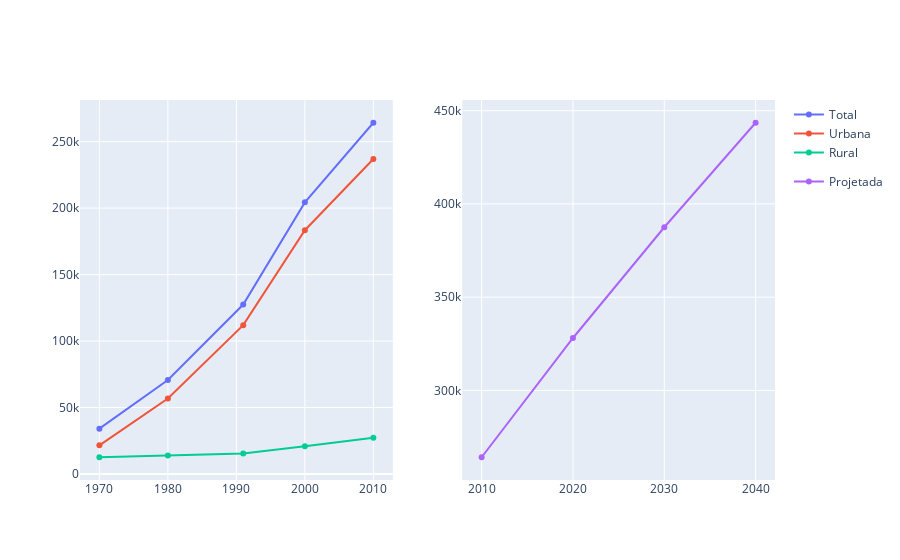

The notebook cell this image was saved under:
### Code cell
cod_municipio = 4125506

df_urbrur = df_urbrur.loc[df_urbrur['Código'] ==  cod_municipio]
df_projection = df_projection.loc[df_projection['Código'] == cod_municipio]
df_projection = df_projection.sort_values(by='Ano')

subplots = make_subplots(rows=1, cols=2)

df_pop_total = df_urbrur[df_urbrur['Situação'] == 'Total']
df_pop_urbana = df_urbrur[df_urbrur['Situação'] == 'Urbana']
df_pop_rural = df_urbrur[df_urbrur['Situação'] == 'Rural']


df_projection = df_projection.loc[df['Código'] == cod_municipio]

subplots.append_trace(go.Scatter(x=df_pop_total['Ano'], y=df_pop_total['População'], legendgroup = '1', name='Total'), row=1, col=1)
subplots.append_trace(go.Scatter(x=df_pop_urbana['Ano'], y=df_pop_urbana['População'], legendgroup = '1', name='Urbana'), row=1, col=1)
subplots.append_trace(go.Scatter(x=df_pop_rural['Ano'], y=df_pop_rural['População'], legendgroup = '1', name='Rural'), row=1, col=1)

subplots.append_trace(go.Scatter(x=df_projection['Ano'], y=df_projection['População'], legendgroup = '2', name='Projetada'), row=1, col=2)

subplots.for_each_xaxis()
nticks

### Figure 1 — Plotly figure (JSON) as saved in the notebook; plotly's stock layout.template omitted (floating-point values rounded to 4 significant figures)
{"data": [{"legendgroup": "1", "name": "Total", "type": "scatter", "x": [1970, 1980, 1991, 2000, 2010], "xaxis": "x", "y": [34124, 70643, 127455, 204316, 264210], "yaxis": "y"}, {"legendgroup": "1", "name": "Urbana", "type": "scatter", "x": [1970, 1980, 1991, 2000, 2010], "xaxis": "x", "y": [21529, 56814, 111952, 183366, 236895], "yaxis": "y"}, {"legendgroup": "1", "name": "Rural", "type": "scatter", "x": [1970, 1980, 1991, 2000, 2010], "xaxis": "x", "y": [12595, 13829, 15503, 20950, 27315], "yaxis": "y"}, {"legendgroup": "2", "name": "Projetada", "type": "scatter", "x": ["2010", "2020", "2030", "2040"], "xaxis": "x2", "y": [264210, 328137, 387487, 443514], "yaxis": "y2"}], "layout": {"xaxis": {"anchor": "y", "domain": [0, 0.45]}, "xaxis2": {"anchor": "y2", "domain": [0.55, 1]}, "yaxis": {"anchor": "x", "domain": [0, 1]}, "yaxis2": {"anchor": "x2", "domain": [0, 1]}}}
